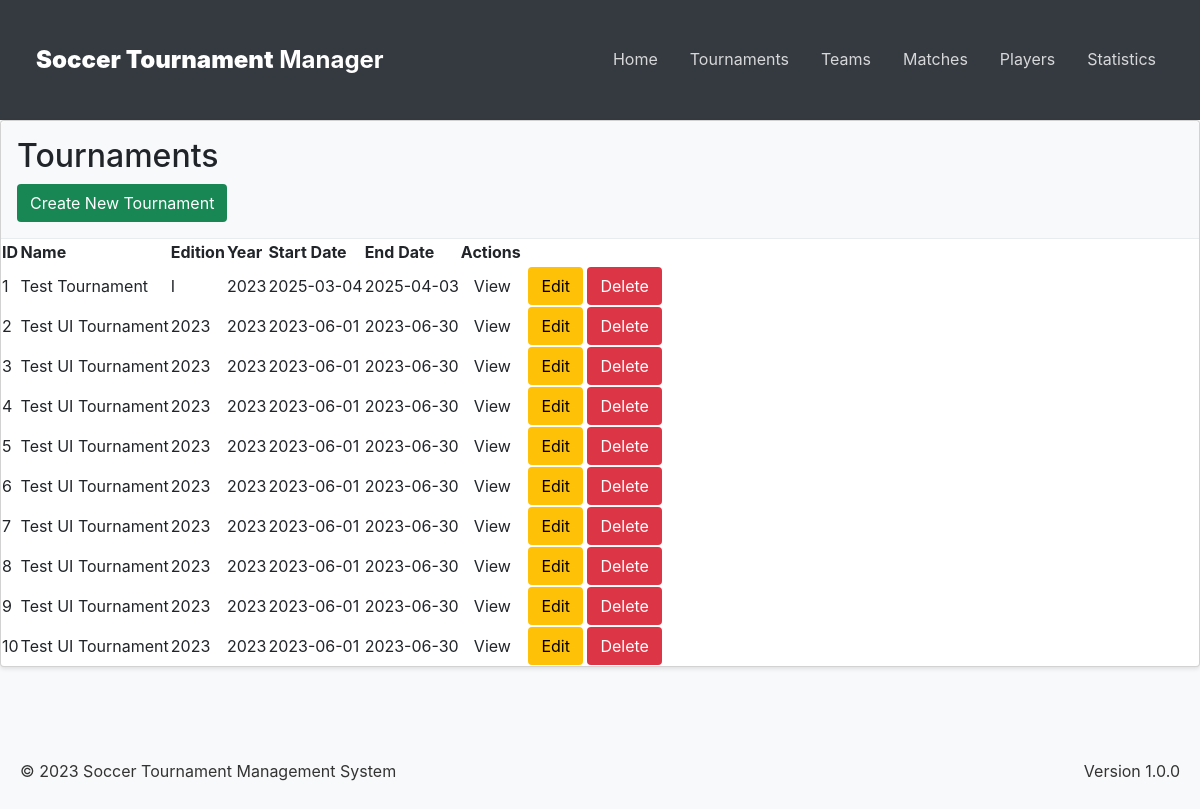
/tournaments, run on the app's committed database.
### app/models/tournament.py (models this page shows)
class Tournament(Base):
    __tablename__ = "tournaments"
    id = Column(Integer, primary_key=True, index=True)
    name = Column(String, index=True)
    edition = Column(String)
    year = Column(Integer)
    start_date = Column(Date)
    end_date = Column(Date)
    description = Column(Text, nullable=True)
    logo_url = Column(String, nullable=True)
    phases = relationship(
        "Phase", back_populates="tournament", cascade="all, delete-orphan"
    )
    matches = relationship(
        "Match", back_populates="tournament", cascade="all, delete-orphan"
    )
    player_stats = relationship(
        "PlayerStats", back_populates="tournament", cascade="all, delete-orphan"
    )
    team_stats = relationship(
        "TeamStats", back_populates="tournament", cascade="all, delete-orphan"
    )

### app/ui/ui_router.py (the view)
@router.get("/tournaments", response_class=HTMLResponse)
async def list_tournaments(request: Request, db: Session = Depends(get_db)):
    tournaments = db.query(Tournament).all()
    return templates.TemplateResponse(
        request,
        "tournaments/list.html",
        {"tournaments": tournaments}
    )

### app/templates/tournaments/list.html (shortened to what this page needs)
{% extends "base.html" %}
{% block content %}
<div class="card">
    <div class="card-header">
        <h2>Tournaments</h2>
        <a href="/tournaments/create" class="btn btn-success">Create New Tournament</a>
    </div>
    <div class="card-content">
        {% if tournaments %}
        <table>
            <thead>
                <tr>
                    <th>ID</th>
                    <th>Name</th>
                    <th>Edition</th>
                    <th>Year</th>
                    <th>Start Date</th>
                    <th>End Date</th>
                    <th>Actions</th>
                </tr>
            </thead>
            <tbody>
                {% for tournament in tournaments %}
                <tr>
                    <td>{{ tournament.id }}</td>
                    <td>{{ tournament.name }}</td>
                    <td>{{ tournament.edition }}</td>
                    <td>{{ tournament.year }}</td>
                    <td>{{ tournament.start_date }}</td>
                    <td>{{ tournament.end_date }}</td>
                    <td>
                        <a href="/tournaments/{{ tournament.id }}" class="btn">View</a>
                        <a href="/tournaments/{{ tournament.id }}/edit" class="btn btn-warning">Edit</a>
                        <a href="/tournaments/{{ tournament.id }}/delete" class="btn btn-danger">Delete</a>
                    </td>
                </tr>
                {% endfor %}
            </tbody>
        </table>
        {% else %}
        <p>No tournaments found.</p>
        {% endif %}
    </div>
</div>
{% endblock %}

### app/static/css/main.css (style rules this page uses)
body { font-family: -apple-system, BlinkMacSystemFont, "Segoe UI", Roboto, "Helvetica Neue", Arial, sans-serif; line-height: 1.6; color: #333; background-color: #f8f9fa; margin: 0; padding: 0; }
.card { background-color: white; border-radius: 4px; box-shadow: 0 2px 4px rgba(0, 0, 0, 0.1); margin-bottom: 1rem; }
.card-header { padding: 1rem; border-bottom: 1px solid #e9ecef; background-color: #f8f9fa; }
.btn { display: inline-block; font-weight: 400; text-align: center; white-space: nowrap; vertical-align: middle; user-select: none; border: 1px solid transparent; padding: 0.375rem 0.75rem; font-size: 1rem; line-height: 1.5; border-radius: 0.25rem; transition: color 0.15s ease-in-out, background-color 0.15s ease-in-out, border-color 0.15s ease-in-out, box-shadow 0.15s ease-in-out; text-decoration: none; }

### data on the page
Tournament: id "1", name "Test Tournament", edition "I", year "2023", start_date "2025-03-04", end_date "2025-04-03"
Tournament: id "2", name "Test UI Tournament", edition "2023", year "2023", start_date "2023-06-01", end_date "2023-06-30"
Tournament: id "3", name "Test UI Tournament", edition "2023", year "2023", start_date "2023-06-01", end_date "2023-06-30"
Tournament: id "4", name "Test UI Tournament", edition "2023", year "2023", start_date "2023-06-01", end_date "2023-06-30"
Tournament: id "5", name "Test UI Tournament", edition "2023", year "2023", start_date "2023-06-01", end_date "2023-06-30"
Tournament: id "6", name "Test UI Tournament", edition "2023", year "2023", start_date "2023-06-01", end_date "2023-06-30"
Tournament: id "7", name "Test UI Tournament", edition "2023", year "2023", start_date "2023-06-01", end_date "2023-06-30"
Tournament: id "8", name "Test UI Tournament", edition "2023", year "2023", start_date "2023-06-01", end_date "2023-06-30"
Tournament: id "9", name "Test UI Tournament", edition "2023", year "2023", start_date "2023-06-01", end_date "2023-06-30"
Tournament: id "10", name "Test UI Tournament", edition "2023", year "2023", start_date "2023-06-01", end_date "2023-06-30"
